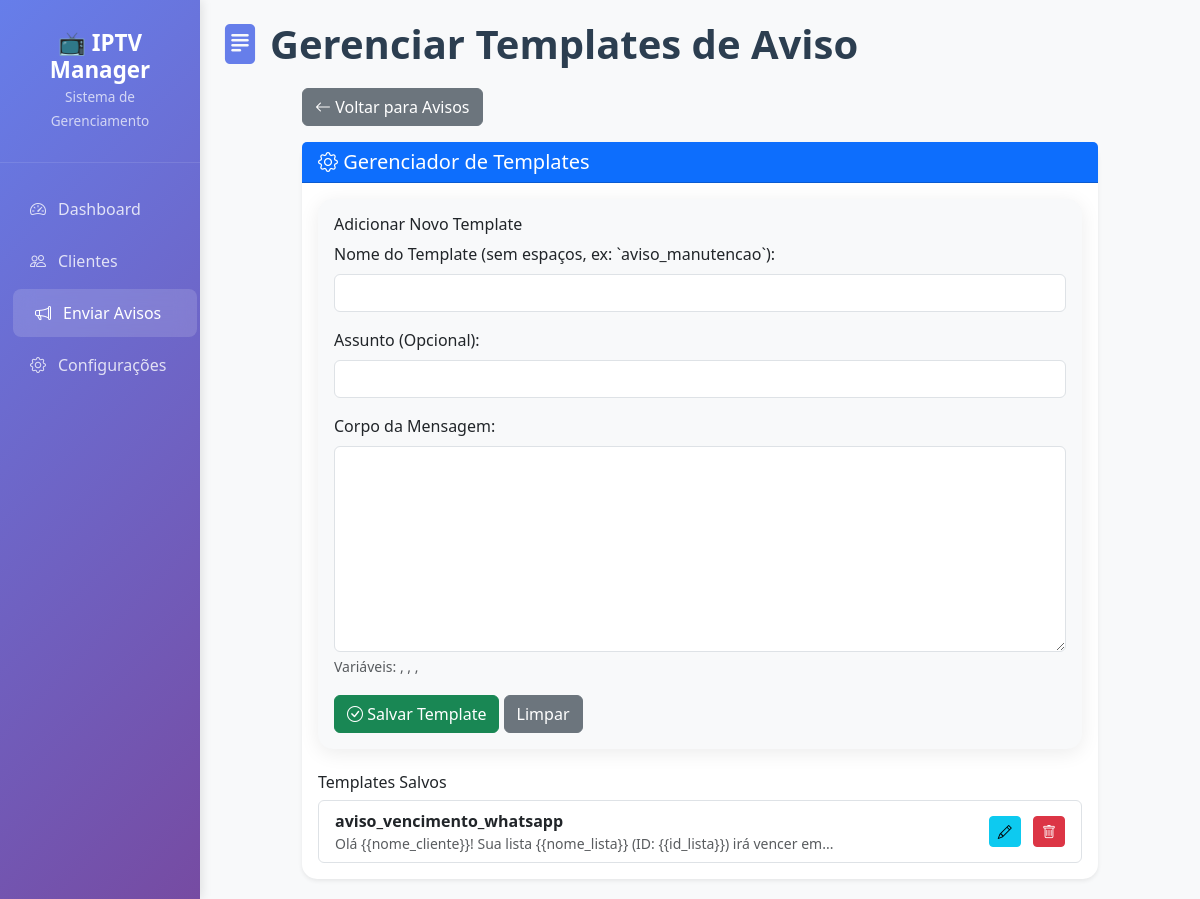
/avisos/templates, run on the app's committed database.
### tables this page shows
CREATE TABLE templates_avisos (
                    id INTEGER PRIMARY KEY AUTOINCREMENT,
                    nome TEXT UNIQUE NOT NULL,
                    assunto TEXT,
                    corpo TEXT NOT NULL,
                    tipo TEXT DEFAULT 'whatsapp', -- 'whatsapp', 'email', etc.
                    data_criacao DATETIME DEFAULT CURRENT_TIMESTAMP,
                    data_atualizacao DATETIME DEFAULT CURRENT_TIMESTAMP
                );

### dashboard.py (the view)
@app.route("/avisos/templates")
def gerenciar_templates_page():
    try:
        conn = db.get_connection()
        templates_raw = conn.execute("SELECT * FROM templates_avisos ORDER BY nome ASC").fetchall()
        conn.close()
        templates = [dict(t) for t in templates_raw]
        return render_template("gerenciar_templates.html", templates=templates)
    except Exception as e:
        flash(f"Erro ao carregar templates: {str(e)}", "error")
        return redirect(url_for("avisos"))

### dashboard.py (called while the page is built)
def add_no_cache_headers(response):
    response.headers['Cache-Control'] = 'no-cache, no-store, must-revalidate, max-age=0'
    response.headers['Pragma'] = 'no-cache'
    response.headers['Expires'] = '0'
    response.headers['Last-Modified'] = datetime.now().strftime('%a, %d %b %Y %H:%M:%S GMT')
    response.headers['ETag'] = str(int(time.time()))
    return response

@app.after_request
def after_request(response):
    return add_no_cache_headers(response)

### database.py (called while the page is built)
    def get_connection(self):
        conn = sqlite3.connect(self.db_path, timeout=10)
        conn.row_factory = sqlite3.Row
        return conn

### templates/gerenciar_templates.html (shortened to what this page needs)
{% extends "base.html" %}
{% block nav_avisos %}active{% endblock %}
{% block page_title %}Gerenciar Templates de Aviso{% endblock %}
{% block page_icon %}<i class="bi bi-file-text-fill"></i>{% endblock %}
{% block content %}
<div class="row justify-content-center">
    <div class="col-xl-10">
        <div class="mb-3">
            <a href="{{ url_for('avisos') }}" class="btn btn-secondary">
                <i class="bi bi-arrow-left"></i> Voltar para Avisos
            </a>
        </div>
        <div class="card shadow-sm">
            <div class="card-header bg-primary text-white">
                <h5 class="mb-0"><i class="bi bi-gear"></i> Gerenciador de Templates</h5>
            </div>
            <div class="card-body">
                <div class="card bg-light p-3 mb-4">
                    <h6 id="form-title">Adicionar Novo Template</h6>
                    <form id="formTemplate">
                        <div class="mb-3">
                            <label for="templateNome" class="form-label">Nome do Template (sem espaços, ex: `aviso_manutencao`):</label>
                            <input type="text" class="form-control" id="templateNome" required>
                        </div>
                        <div class="mb-3">
                            <label for="templateAssunto" class="form-label">Assunto (Opcional):</label>
                            <input type="text" class="form-control" id="templateAssunto">
                        </div>
                        <div class="mb-3">
                            <label for="templateCorpo" class="form-label">Corpo da Mensagem:</label>
                            <textarea class="form-control" id="templateCorpo" rows="8" required></textarea>
                            <div class="form-text">Variáveis: <code>{{nome_cliente}}</code>, <code>{{nome_lista}}</code>, <code>{{data_vencimento}}</code>, <code>{{dias_restantes}}</code></div>
                        </div>
                        <button type="submit" class="btn btn-success"><i class="bi bi-check-circle"></i> Salvar Template</button>
                        <button type="button" class="btn btn-secondary" onclick="limparFormularioTemplate()">Limpar</button>
                    </form>
                </div>
                <h6>Templates Salvos</h6>
                <ul class="list-group" id="listaTemplatesExistentes">
                    {% for t in templates %}
                    <li class="list-group-item d-flex justify-content-between align-items-center">
                        <div>
                            <strong>{{ t.nome }}</strong>
                            <p class="mb-0 text-muted small">{{ t.corpo | truncate(100) }}</p>
                        </div>
                        <div>
                            <button class="btn btn-sm btn-info me-2" onclick="editarTemplate('{{ t.nome }}', '{{ t.assunto }}', '{{ t.corpo | tojson | safe }}')"><i class="bi bi-pencil"></i></button>
                            <button class="btn btn-sm btn-danger" onclick="excluirTemplate('{{ t.nome }}')"><i class="bi bi-trash"></i></button>
                        </div>
                    </li>
                    {% else %}
                    <li class="list-group-item text-center text-muted">Nenhum template salvo.</li>
                    {% endfor %}
                </ul>
            </div>
        </div>
    </div>
</div>
{% endblock %}

### templates/base.html (style rules this page uses)
.card { border: none; border-radius: 15px; box-shadow: 0 4px 20px rgba(0,0,0,0.08); transition: all 0.3s ease; }
body { background-color: #f8f9fa; }
.page-title i { margin-right: 10px; color: #667eea; }

### data on the page
templates_avisos: nome "aviso_vencimento_whatsapp", corpo "Olá {{nome_cliente}}! Sua lista {{nome_lista}} (ID: {{id_lista}}) irá vencer em..."
